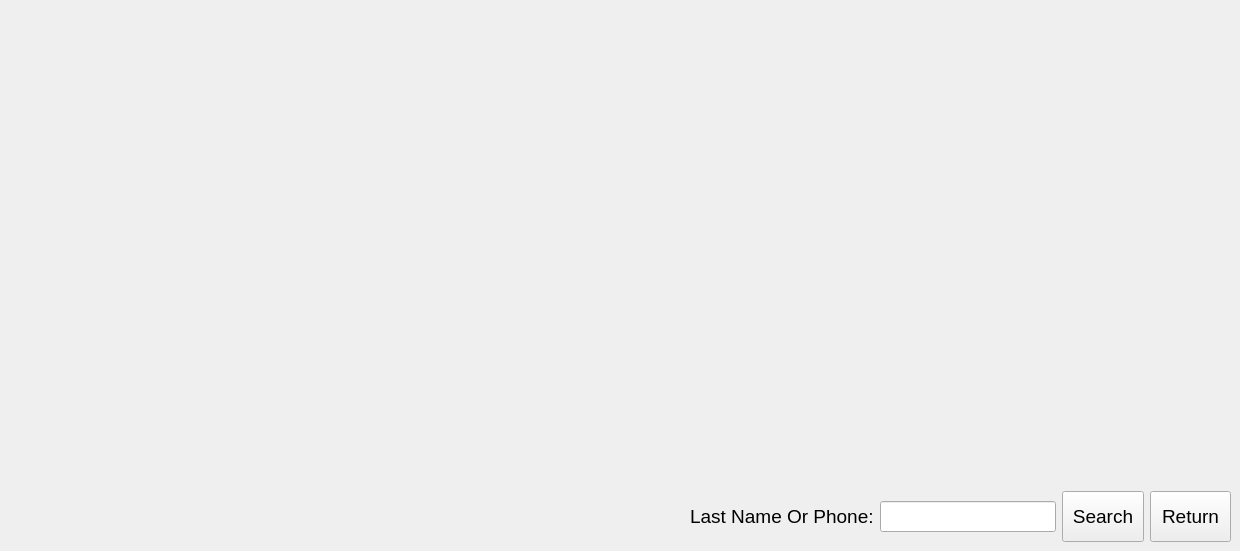
    <widget class="QWidget" name="pgCustomerSearchPU">
     <widget class="QWidget" name="widgetCustomerSearchPU" native="true">
      <property name="geometry">
       <rect>
        <x>690</x>
        <y>491</y>
        <width>541</width>
        <height>51</height>
       </rect>
      </property>
      <widget class="QWidget" name="horizontalLayoutWidget_4">
       <property name="geometry">
        <rect>
         <x>0</x>
         <y>0</y>
         <width>541</width>
         <height>51</height>
        </rect>
       </property>
       <layout class="QHBoxLayout" name="horizontalLayoutCustomerCSPU">
        <item>
         <layout class="QFormLayout" name="formLayout_4">
          <property name="labelAlignment">
           <set>Qt::AlignmentFlag::AlignLeading|Qt::AlignmentFlag::AlignLeft|Qt::AlignmentFlag::AlignVCenter</set>
          </property>
          <property name="formAlignment">
           <set>Qt::AlignmentFlag::AlignLeading|Qt::AlignmentFlag::AlignLeft|Qt::AlignmentFlag::AlignVCenter</set>
          </property>
          <item row="0" column="0">
           <widget class="QLabel" name="lblLNameCSPU">
            <property name="font">
             <font>
              <pointsize>14</pointsize>
             </font>
            </property>
            <property name="text">
             <string>Last Name Or Phone:</string>
            </property>
           </widget>
          </item>
          <item row="0" column="1">
           <widget class="QLineEdit" name="lineSearchCustomerCSPU">
            <property name="sizePolicy">
             <sizepolicy hsizetype="Minimum" vsizetype="Fixed">
              <horstretch>0</horstretch>
              <verstretch>0</verstretch>
             </sizepolicy>
            </property>
            <property name="minimumSize">
             <size>
              <width>150</width>
              <height>0</height>
             </size>
            </property>
            <property name="font">
             <font>
              <pointsize>14</pointsize>
             </font>
            </property>
            <property name="text">
             <string/>
            </property>
           </widget>
          </item>
         </layout>
        </item>
        <item>
         <widget class="QPushButton" name="btnSearchCSPU">
          <property name="enabled">
           <bool>true</bool>
          </property>
          <property name="sizePolicy">
           <sizepolicy hsizetype="Minimum" vsizetype="Expanding">
            <horstretch>0</horstretch>
            <verstretch>0</verstretch>
           </sizepolicy>
          </property>
          <property name="font">
           <font>
            <pointsize>14</pointsize>
           </font>
          </property>
          <property name="cursor">
           <cursorShape>PointingHandCursor</cursorShape>
          </property>
          <property name="text">
           <string>Search</string>
          </property>
         </widget>
        </item>
        <item>
         <widget class="QPushButton" name="btnReturnCSPU">
          <property name="sizePolicy">
           <sizepolicy hsizetype="Minimum" vsizetype="Expanding">
            <horstretch>0</horstretch>
            <verstretch>0</verstretch>
           </sizepolicy>
          </property>
          <property name="font">
           <font>
            <pointsize>14</pointsize>
           </font>
          </property>
          <property name="cursor">
           <cursorShape>PointingHandCursor</cursorShape>
          </property>
          <property name="text">
           <string>Return</string>
          </property>
          <property name="shortcut">
           <string>Esc</string>
          </property>
         </widget>
        </item>
       </layout>
      </widget>
     </widget>
    </widget>
